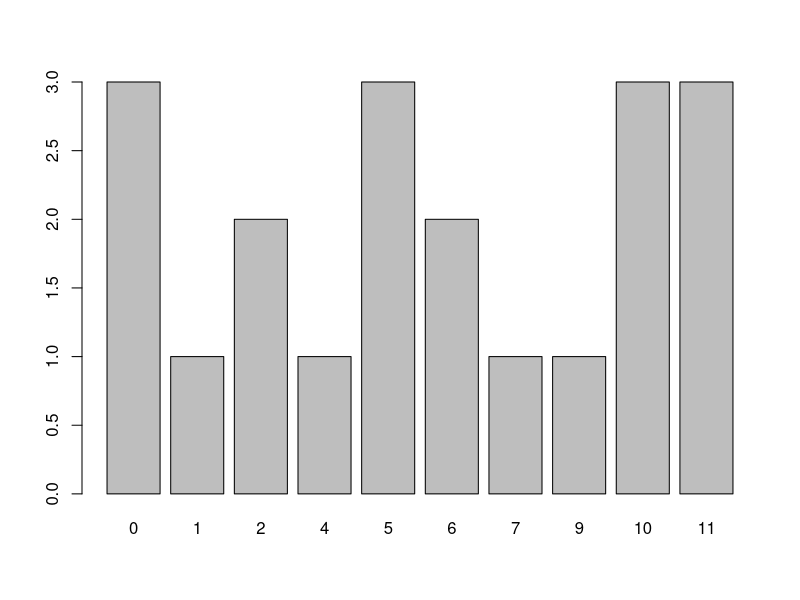

Here is the R script that generated this plot:
## ---- chunk 1
# 20 randomly picked numbers within the [0,12] integer interval
dataset <- sample(0:12, 20, replace = TRUE)
## ---- chunk 2
summary(dataset)
## ---- chunk 3
table(dataset)
## ---- chunk 4
barplot(table(dataset))
## ---- chunk 5
pmf <- table(dataset) / 20
print(pmf)
## ---- chunk 6
cdf <- function(n) {
  s <- 0
  for (i in 1:n) {
    if (pmf[i] < n) {
      s <- s + pmf[i]
    }
  }
}
